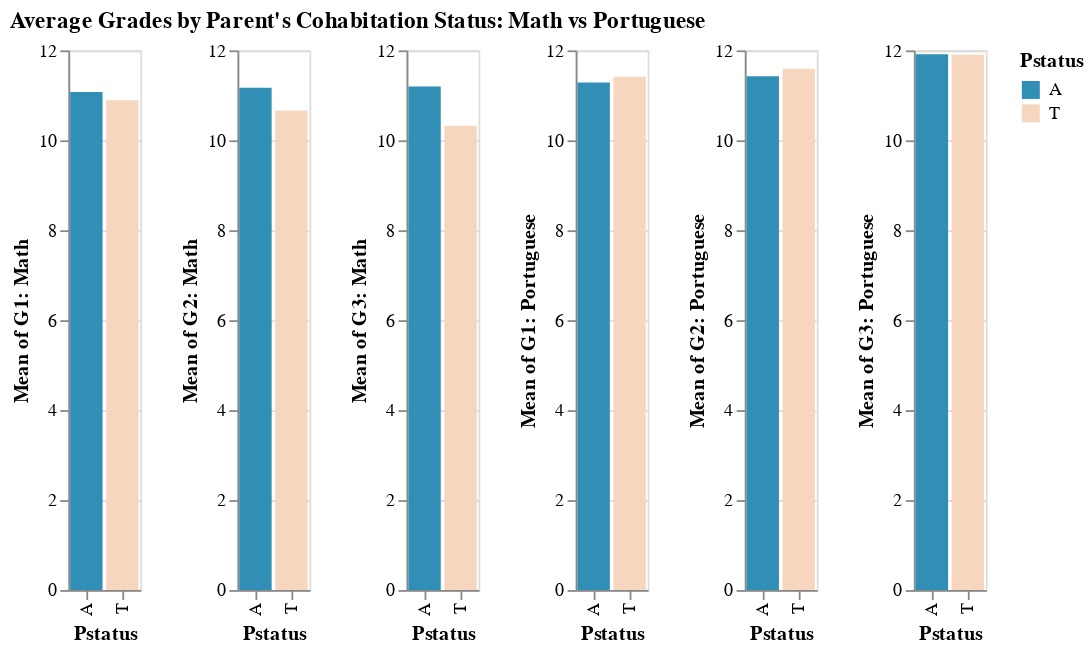

This figure's notebook cell:
### Code cell
porg = student_merged[student_merged['class'] == 'portuguese']
barG1 = alt.Chart(porg).mark_bar().encode(
    x=alt.X('Pstatus:N'),
    y=alt.Y('mean(G1):Q', title = "Mean of G1: Portuguese"),
    color= alt.Color('Pstatus:N', 
                  scale=alt.Scale(domain=['A', 'T'], 
                  range=["#318fb5", "#f7d6bf"]))
)
barG2 = alt.Chart(porg).mark_bar().encode(
    x=alt.X('Pstatus:N'),
    y=alt.Y('mean(G2):Q', title = "Mean of G2: Portuguese"),
    color= alt.Color('Pstatus:N', 
                  scale=alt.Scale(domain=['A', 'T'], 
                  range=["#318fb5", "#f7d6bf"]))
)
barG3 = alt.Chart(porg).mark_bar().encode(
    x=alt.X('Pstatus:N'),
    y=alt.Y('mean(G3):Q', title = "Mean of G3: Portuguese"),
    color= alt.Color('Pstatus:N', 
                  scale=alt.Scale(domain=['A', 'T'], 
                  range=["#318fb5", "#f7d6bf"]))
)

portCharts= (barG1|barG2|barG3).resolve_scale(
    y = 'shared'
)

(mathCharts | portCharts).properties (
    title = "Average Grades by Parent's Cohabitation Status: Math vs Portuguese"
)

### Figure 1 — Vega-Lite specification as saved in the notebook (floating-point values rounded to 4 significant figures; data arrays with more than 128 entries replaced by an {"elided": "..."} marker saying what was removed)
{"config": {"view": {"continuousWidth": 400, "continuousHeight": 300}}, "hconcat": [{"mark": "bar", "encoding": {"color": {"field": "Pstatus", "scale": {"domain": ["A", "T"], "range": ["#318fb5", "#f7d6bf"]}, "type": "nominal"}, "x": {"field": "Pstatus", "type": "nominal"}, "y": {"aggregate": "mean", "field": "G1", "title": "Mean of G1: Math", "type": "quantitative"}}}, {"mark": "bar", "encoding": {"color": {"field": "Pstatus", "scale": {"domain": ["A", "T"], "range": ["#318fb5", "#f7d6bf"]}, "type": "nominal"}, "x": {"field": "Pstatus", "type": "nominal"}, "y": {"aggregate": "mean", "field": "G2", "title": "Mean of G2: Math", "type": "quantitative"}}}, {"mark": "bar", "encoding": {"color": {"field": "Pstatus", "scale": {"domain": ["A", "T"], "range": ["#318fb5", "#f7d6bf"]}, "type": "nominal"}, "x": {"field": "Pstatus", "type": "nominal"}, "y": {"aggregate": "mean", "field": "G3", "title": "Mean of G3: Math", "type": "quantitative"}}}, {"hconcat": [{"mark": "bar", "encoding": {"color": {"field": "Pstatus", "scale": {"domain": ["A", "T"], "range": ["#318fb5", "#f7d6bf"]}, "type": "nominal"}, "x": {"field": "Pstatus", "type": "nominal"}, "y": {"aggregate": "mean", "field": "G1", "title": "Mean of G1: Portuguese", "type": "quantitative"}}}, {"mark": "bar", "encoding": {"color": {"field": "Pstatus", "scale": {"domain": ["A", "T"], "range": ["#318fb5", "#f7d6bf"]}, "type": "nominal"}, "x": {"field": "Pstatus", "type": "nominal"}, "y": {"aggregate": "mean", "field": "G2", "title": "Mean of G2: Portuguese", "type": "quantitative"}}}, {"mark": "bar", "encoding": {"color": {"field": "Pstatus", "scale": {"domain": ["A", "T"], "range": ["#318fb5", "#f7d6bf"]}, "type": "nominal"}, "x": {"field": "Pstatus", "type": "nominal"}, "y": {"aggregate": "mean", "field": "G3", "title": "Mean of G3: Portuguese", "type": "quantitative"}}}], "data": {"name": "data-ffb0ba887f4b1150c85cd5ab8875cba8"}, "resolve": {"scale": {"y": "shared"}}}], "data": {"name": "data-8a651ee8c93d402c77991e3a48f27202"}, "resolve": {"scale": {"y": "shared"}}, "title": "Average Grades by Parent's Cohabitation Status: Math vs Portuguese", "$schema": "https://vega.github.io/schema/vega-lite/v4.17.0.json", "datasets": {"data-8a651ee8c93d402c77991e3a48f27202": {"elided": "395 records"}, "data-ffb0ba887f4b1150c85cd5ab8875cba8": {"elided": "649 records"}}}
